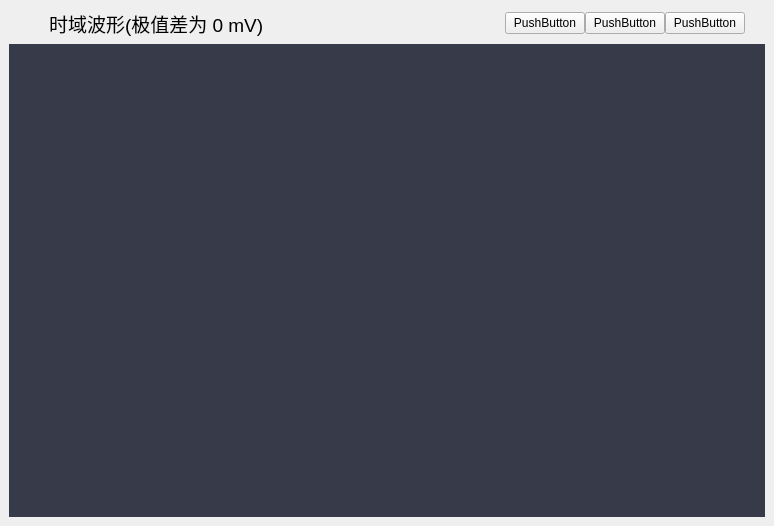
<?xml version="1.0" encoding="UTF-8"?>
<ui version="4.0">
 <class>ChartCtrl</class>
 <widget class="QWidget" name="ChartCtrl">
  <property name="geometry">
   <rect>
    <x>0</x>
    <y>0</y>
    <width>774</width>
    <height>526</height>
   </rect>
  </property>
  <property name="windowTitle">
   <string>UiChartCtrl</string>
  </property>
  <layout class="QHBoxLayout" name="horizontalLayout_2">
   <property name="leftMargin">
    <number>0</number>
   </property>
   <property name="topMargin">
    <number>0</number>
   </property>
   <property name="rightMargin">
    <number>0</number>
   </property>
   <property name="bottomMargin">
    <number>0</number>
   </property>
   <item>
    <widget class="QWidget" name="content" native="true">
     <layout class="QVBoxLayout" name="verticalLayout">
      <item>
       <widget class="QWidget" name="titleBar" native="true">
        <layout class="QHBoxLayout" name="horizontalLayout">
         <property name="spacing">
          <number>0</number>
         </property>
         <property name="sizeConstraint">
          <enum>QLayout::SetMaximumSize</enum>
         </property>
         <property name="leftMargin">
          <number>0</number>
         </property>
         <property name="topMargin">
          <number>0</number>
         </property>
         <property name="rightMargin">
          <number>0</number>
         </property>
         <property name="bottomMargin">
          <number>0</number>
         </property>
         <item>
          <spacer name="horizontalSpacer2">
           <property name="orientation">
            <enum>Qt::Horizontal</enum>
           </property>
           <property name="sizeType">
            <enum>QSizePolicy::Fixed</enum>
           </property>
           <property name="sizeHint" stdset="0">
            <size>
             <width>40</width>
             <height>20</height>
            </size>
           </property>
          </spacer>
         </item>
         <item>
          <widget class="QLabel" name="title">
           <property name="font">
            <font>
             <pointsize>14</pointsize>
            </font>
           </property>
           <property name="text">
            <string>时域波形(极值差为 0 mV)</string>
           </property>
          </widget>
         </item>
         <item>
          <spacer name="horizontalSpacer">
           <property name="orientation">
            <enum>Qt::Horizontal</enum>
           </property>
           <property name="sizeHint" stdset="0">
            <size>
             <width>40</width>
             <height>20</height>
            </size>
           </property>
          </spacer>
         </item>
         <item>
          <widget class="QPushButton" name="btn1">
           <property name="text">
            <string>PushButton</string>
           </property>
          </widget>
         </item>
         <item>
          <widget class="QPushButton" name="btn2">
           <property name="text">
            <string>PushButton</string>
           </property>
          </widget>
         </item>
         <item>
          <widget class="QPushButton" name="btn3">
           <property name="text">
            <string>PushButton</string>
           </property>
          </widget>
         </item>
         <item>
          <spacer name="horizontalSpacer3">
           <property name="orientation">
            <enum>Qt::Horizontal</enum>
           </property>
           <property name="sizeType">
            <enum>QSizePolicy::Fixed</enum>
           </property>
           <property name="sizeHint" stdset="0">
            <size>
             <width>20</width>
             <height>20</height>
            </size>
           </property>
          </spacer>
         </item>
        </layout>
       </widget>
      </item>
      <item>
       <widget class="QWidget" name="widget" native="true">
        <property name="styleSheet">
         <string notr="true">background-color: rgb(55, 58, 72);</string>
        </property>
       </widget>
      </item>
     </layout>
    </widget>
   </item>
  </layout>
 </widget>
 <resources/>
 <connections/>
</ui>
